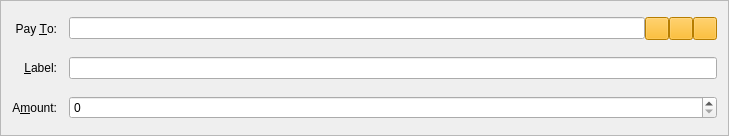
<?xml version="1.0" encoding="UTF-8"?>
<ui version="4.0">
 <class>SendCoinsEntry</class>
 <widget class="QFrame" name="SendCoinsEntry">
  <property name="geometry">
   <rect>
    <x>0</x>
    <y>0</y>
    <width>729</width>
    <height>136</height>
   </rect>
  </property>
  <property name="windowTitle">
   <string>Form</string>
  </property>
  <property name="frameShape">
   <enum>QFrame::StyledPanel</enum>
  </property>
  <property name="frameShadow">
   <enum>QFrame::Sunken</enum>
  </property>
  <layout class="QGridLayout" name="gridLayout">
   <property name="spacing">
    <number>12</number>
   </property>
   <item row="5" column="0">
    <widget class="QLabel" name="label">
     <property name="text">
      <string>A&amp;mount:</string>
     </property>
     <property name="alignment">
      <set>Qt::AlignRight|Qt::AlignTrailing|Qt::AlignVCenter</set>
     </property>
     <property name="buddy">
      <cstring>payAmount</cstring>
     </property>
    </widget>
   </item>
   <item row="3" column="0">
    <widget class="QLabel" name="label_2">
     <property name="text">
      <string>Pay &amp;To:</string>
     </property>
     <property name="alignment">
      <set>Qt::AlignRight|Qt::AlignTrailing|Qt::AlignVCenter</set>
     </property>
     <property name="buddy">
      <cstring>payTo</cstring>
     </property>
    </widget>
   </item>
   <item row="5" column="1">
    <widget class="SkullCashAmountField" name="payAmount"/>
   </item>
   <item row="4" column="0">
    <widget class="QLabel" name="label_4">
     <property name="text">
      <string>&amp;Label:</string>
     </property>
     <property name="alignment">
      <set>Qt::AlignRight|Qt::AlignTrailing|Qt::AlignVCenter</set>
     </property>
     <property name="buddy">
      <cstring>addAsLabel</cstring>
     </property>
    </widget>
   </item>
   <item row="3" column="1">
    <layout class="QHBoxLayout" name="payToLayout">
     <property name="spacing">
      <number>0</number>
     </property>
     <item>
      <widget class="QValidatedLineEdit" name="payTo">
       <property name="toolTip">
        <string>The address to send the payment to (e.g. B8gZqgY4r2RoEdqYk3QsAqFckyf9pRHN6i)</string>
       </property>
       <property name="maxLength">
        <number>34</number>
       </property>
      </widget>
     </item>
     <item>
      <widget class="QToolButton" name="addressBookButton">
       <property name="toolTip">
        <string>Choose address from address book</string>
       </property>
       <property name="styleSheet">
        <string notr="true">background-color: rgb(255, 175, 0);</string>
       </property>
       <property name="text">
        <string/>
       </property>
       <property name="icon">
        <iconset resource="../skullcash.qrc">
         <normaloff>:/icons/address-book</normaloff>:/icons/address-book</iconset>
       </property>
       <property name="shortcut">
        <string>Alt+A</string>
       </property>
      </widget>
     </item>
     <item>
      <widget class="QToolButton" name="pasteButton">
       <property name="toolTip">
        <string>Paste address from clipboard</string>
       </property>
       <property name="styleSheet">
        <string notr="true">background-color: rgb(255, 175, 0);</string>
       </property>
       <property name="text">
        <string/>
       </property>
       <property name="icon">
        <iconset resource="../skullcash.qrc">
         <normaloff>:/icons/editpaste</normaloff>:/icons/editpaste</iconset>
       </property>
       <property name="shortcut">
        <string>Alt+P</string>
       </property>
      </widget>
     </item>
     <item>
      <widget class="QToolButton" name="deleteButton">
       <property name="toolTip">
        <string>Remove this recipient</string>
       </property>
       <property name="styleSheet">
        <string notr="true">background-color: rgb(255, 175, 0);</string>
       </property>
       <property name="text">
        <string/>
       </property>
       <property name="icon">
        <iconset resource="../skullcash.qrc">
         <normaloff>:/icons/remove</normaloff>:/icons/remove</iconset>
       </property>
      </widget>
     </item>
    </layout>
   </item>
   <item row="4" column="1">
    <widget class="QValidatedLineEdit" name="addAsLabel">
     <property name="toolTip">
      <string>Enter a label for this address to add it to your address book</string>
     </property>
    </widget>
   </item>
  </layout>
 </widget>
 <customwidgets>
  <customwidget>
   <class>SkullCashAmountField</class>
   <extends>QSpinBox</extends>
   <header>skullcashamountfield.h</header>
   <container>1</container>
  </customwidget>
  <customwidget>
   <class>QValidatedLineEdit</class>
   <extends>QLineEdit</extends>
   <header>qvalidatedlineedit.h</header>
  </customwidget>
 </customwidgets>
 <resources>
  <include location="../skullcash.qrc"/>
 </resources>
 <connections/>
</ui>
